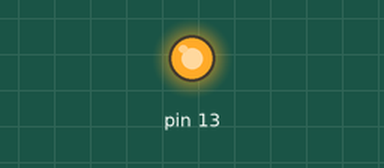
Recording of a sketch running on a simulated Arduino Uno, built with avr-gcc and run on an emulated ATmega328P. Parts: output pins drawn as LEDs (lit = HIGH).

Above: at 0.1 s.
Timing chart, 0 to 1.6 s (numbered marks = the images above):
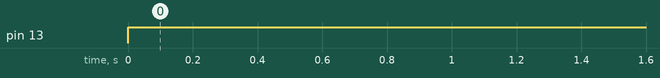

Measured:
- by itself, pin 13: LOW → HIGH at 0.00 s

The sketch:

test.ino
```cpp
void setup() {
  // put your setup code here, to run once:
  pinMode(13, OUTPUT);
}

void loop() {
  // put your main code here, to run repeatedly:
  analogWrite(13, 255);
}
```
